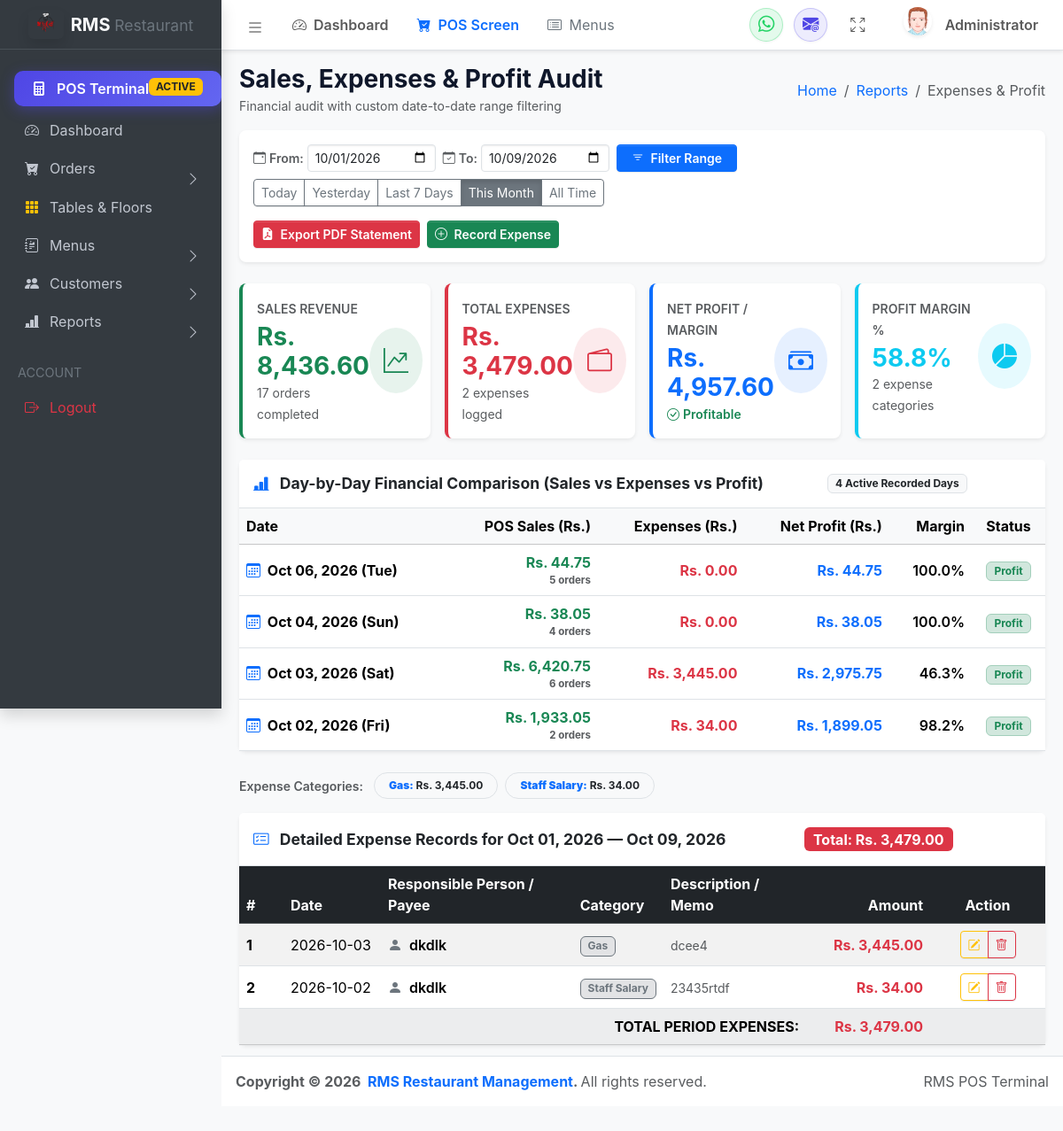
Screenshot of /views/report/daily_expenses.php (signed in) with the database file from the repository.
### tables this page shows
CREATE TABLE `expenses` (
  `id` int(5) NOT NULL AUTO_INCREMENT,
  `date` date NOT NULL,
  `rp` varchar(30) NOT NULL,
  `amount` decimal(10,2) NOT NULL,
  `catagory` varchar(50) NOT NULL,
  `note` varchar(70) NOT NULL,
  `created_at` timestamp NOT NULL DEFAULT current_timestamp(),
  PRIMARY KEY (`id`)
);

### views/report/daily_expenses.php (the view, shortened to what the rows shown need)
<?php
include_once __DIR__ . '/../../config/database.php';
$fromDate = trim($_GET['from_date'] ?? '');
$toDate = trim($_GET['to_date'] ?? '');
if (empty($fromDate) && empty($toDate)) {
    if (isset($_GET['date'])) {
        if ($_GET['date'] === 'all') {
            $fromDate = '';
            $toDate = '';
        } else {
            $fromDate = $_GET['date'];
            $toDate = $_GET['date'];
        }
    } else {
        $fromDate = date('Y-m-01');
        $toDate = date('Y-m-d');
    }
}
$expenses = [];
$dailyBreakdown = [];
if ($conn) {
    $whereExp = [];
    if (!empty($fromDate)) {
        $fromSafe = mysqli_real_escape_string($conn, $fromDate);
        $whereExp[] = "`date` >= '$fromSafe'";
    }
    if (!empty($toDate)) {
        $toSafe = mysqli_real_escape_string($conn, $toDate);
        $whereExp[] = "`date` <= '$toSafe'";
    }
    $whereExpSql = !empty($whereExp) ? "WHERE " . implode(" AND ", $whereExp) : "";
    $expRes = $conn->query("SELECT * FROM `expenses` $whereExpSql ORDER BY `date` DESC, `id` DESC");
    if ($expRes) {
        while ($row = $expRes->fetch_assoc()) {
            $expenses[] = $row;
            $amt = floatval($row['amount']);
            $d = $row['date'];
            if (!isset($dailyBreakdown[$d])) {
                $dailyBreakdown[$d] = ['sales' => 0.0, 'expenses' => 0.0, 'orders' => 0];
            }
            $dailyBreakdown[$d]['expenses'] += $amt;
        }
    }
    $whereOrd = [];
    if (!empty($fromDate)) {
        $fromSafe = mysqli_real_escape_string($conn, $fromDate);
        $whereOrd[] = "DATE(created_at) >= '$fromSafe'";
    }
    if (!empty($toDate)) {
        $toSafe = mysqli_real_escape_string($conn, $toDate);
        $whereOrd[] = "DATE(created_at) <= '$toSafe'";
    }
    $whereOrdSql = !empty($whereOrd) ? "WHERE " . implode(" AND ", $whereOrd) : "";
    $dailySalesRes = $conn->query("SELECT
        DATE(created_at) as order_date,
        COUNT(*) as order_cnt,
        SUM(COALESCE(grand_total, total, 0)) as daily_rev
        FROM `orders` $whereOrdSql
        GROUP BY DATE(created_at)");
    if ($dailySalesRes) {
        while ($dsRow = $dailySalesRes->fetch_assoc()) {
            $d = $dsRow['order_date'];
            if (!isset($dailyBreakdown[$d])) {
                $dailyBreakdown[$d] = ['sales' => 0.0, 'expenses' => 0.0, 'orders' => 0];
            }
            $dailyBreakdown[$d]['sales'] += floatval($dsRow['daily_rev']);
            $dailyBreakdown[$d]['orders'] += intval($dsRow['order_cnt']);
        }
    }
    krsort($dailyBreakdown);
}
include_once __DIR__ . '/../layouts/header.php';
?>
<main class="app-main">
  <div class="app-content">
    <div class="container-fluid">
      <?php if (!empty($dailyBreakdown)): ?>
        <div class="card shadow-sm border-0 rounded-3 mb-4">
          <div class="table-responsive">
            <table class="table table-hover align-middle mb-0">
              <thead class="table-light">
                <tr>
                  <th>Date</th>
                  <th class="text-end">POS Sales (Rs.)</th>
                  <th class="text-end">Expenses (Rs.)</th>
                  <th class="text-end">Net Profit (Rs.)</th>
                  <th class="text-end">Margin</th>
                  <th class="text-center">Status</th>
                </tr>
              </thead>
            </table>
          </div>
        </div>
      <?php endif; ?>
      <div class="card shadow-sm border-0 rounded-3">
        <div class="table-responsive">
          <table class="table table-hover table-striped align-middle mb-0">
            <thead class="table-dark">
              <tr>
                <th style="width: 50px;">#</th>
                <th style="width: 110px;">Date</th>
                <th>Responsible Person / Payee</th>
                <th>Category</th>
                <th>Description / Memo</th>
                <th class="text-end" style="width: 140px;">Amount</th>
                <th class="text-center no-print" style="width: 130px;">Action</th>
              </tr>
            </thead>
            <tbody>
              <?php if (count($expenses) > 0): ?>
                <?php $sn = 1; foreach ($expenses as $exp): ?>
                  <tr>
                    <td class="fw-bold"><?= $sn++ ?></td>
                    <td><?= htmlspecialchars($exp['date']) ?></td>
                    <td class="fw-semibold">
                      <i class="bi bi-person-fill text-secondary me-1"></i>
                      <?= htmlspecialchars($exp['rp']) ?>
                    </td>
                    <td>
                      <span class="badge bg-secondary-subtle text-secondary border border-secondary">
                        <?= htmlspecialchars(ucfirst($exp['catagory'])) ?>
                      </span>
                    </td>
                    <td>
                      <small class="text-muted"><?= htmlspecialchars($exp['note'] ?: 'No notes') ?></small>
                    </td>
                    <td class="text-end fw-bold text-danger fs-6">
                      Rs. <?= number_format(floatval($exp['amount']), 2) ?>
                    </td>
                    <td class="text-center no-print">
                      <div class="btn-group btn-group-sm">
                        <button type="button" class="btn btn-outline-warning"
                                data-bs-toggle="modal"
                                data-bs-target="#editExpenseModal<?= $exp['id'] ?>"
                                title="Edit Expense">
                          <i class="bi bi-pencil-square"></i>
                        </button>
                        <button type="button" class="btn btn-outline-danger"
                                data-bs-toggle="modal"
                                data-bs-target="#deleteExpenseModal<?= $exp['id'] ?>"
                                title="Delete Expense">
                          <i class="bi bi-trash"></i>
                        </button>
                      </div>
                    </td>
                  </tr>
                <?php endforeach; ?>
              <?php endif; ?>
            </tbody>
          </table>
        </div>
      </div>
    </div>
  </div>
</main>
<?php
include_once __DIR__ . '/../layouts/footer.php';
?>

### rows the page displays
expenses: date "2026-10-03", rp "dkdlk", catagory "Gas", note "dcee4", amount "3,445.00"
expenses: date "2026-10-02", rp "dkdlk", catagory "Staff Salary", note "23435rtdf", amount "34.00"

### other values shown
$navUser "Administrator"
$periodSales "8,436.60"
$periodOrdersCount "17"
$totalExpenses "3,479.00"
count($expenses) "2"
abs($netProfit) "4,957.60"
$profitMargin "58.8"
count($catBreakdown) "2"
count($dailyBreakdown) "4"
date('M d, Y (D)', strtotime($dDate)) "Oct 06, 2026 (Tue)"
$dData['sales'] "44.75"
$dData['orders'] "5"
$dData['expenses'] "0.00"
abs($dProfit) "44.75"
$dMargin "100.0"
